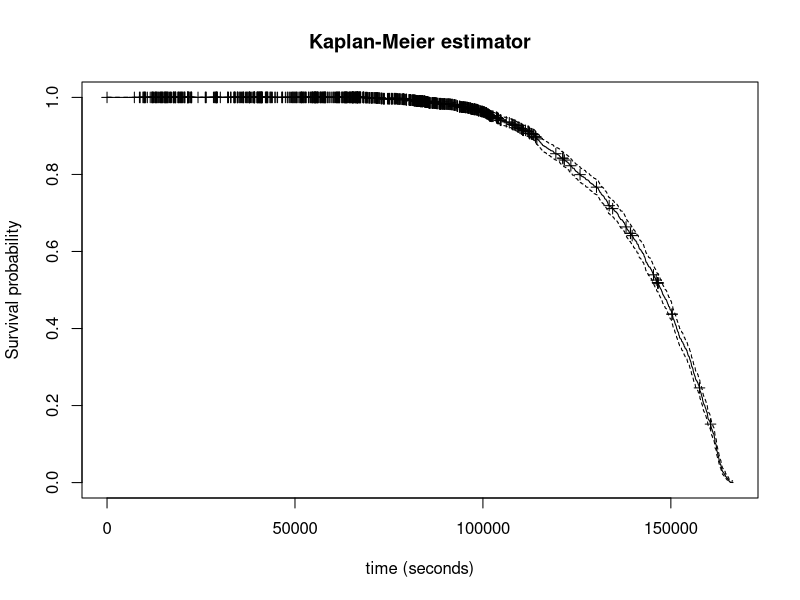
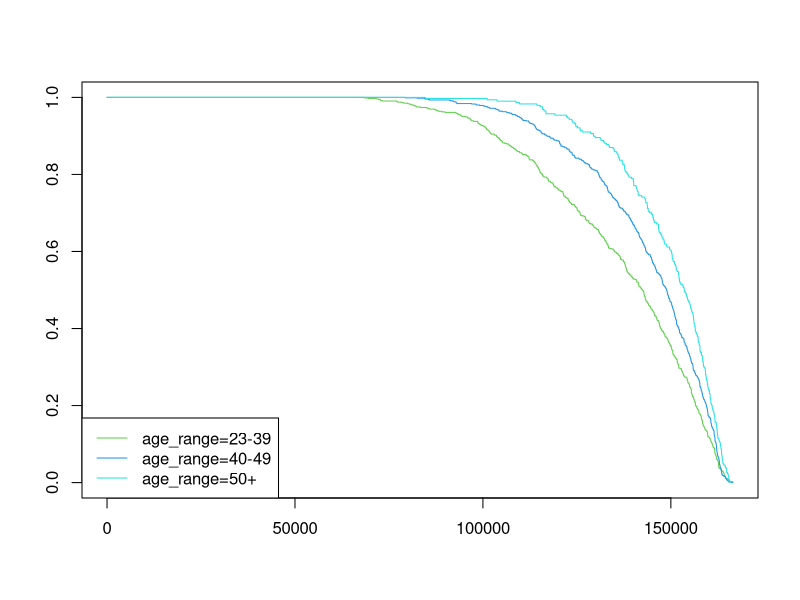
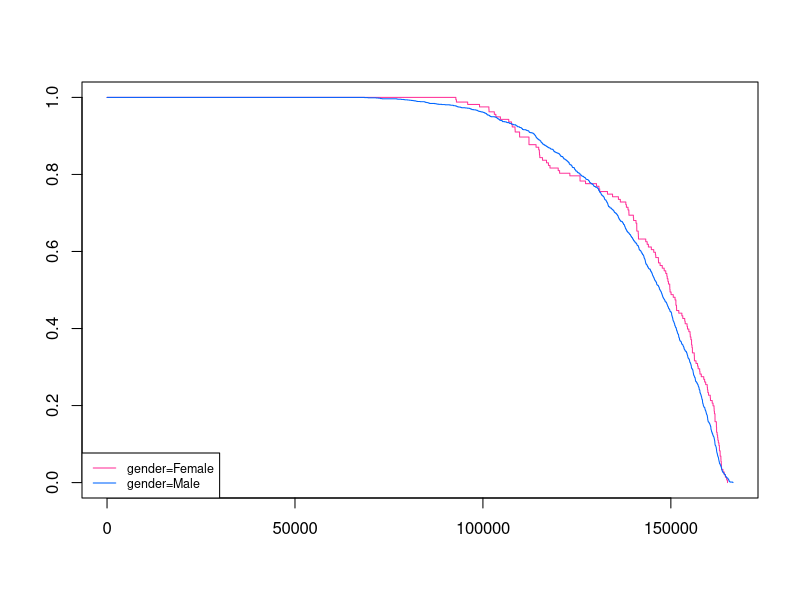
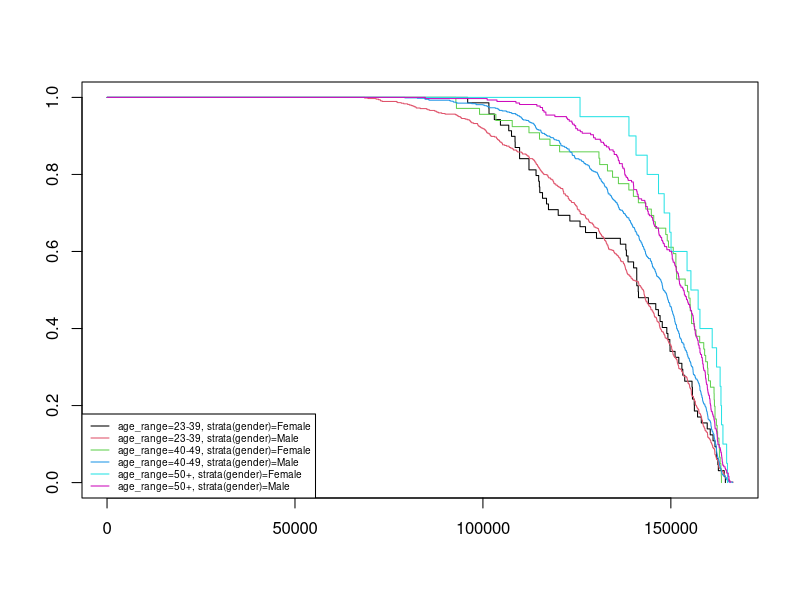

Here is the R script that generated these plots, in order:
## ---- chunk 1
library(tidyverse)
library(broom)
library(dplyr)
library(survival)
library(lubridate)
## ---- chunk 2
# Data preparation
setwd ('C:/Users/romai/Documents/DSTI/21-Survival Analysis/UTMB')

data_utmb17 <- read_csv("utmb_2017.csv", col_names = TRUE)

problems(data_utmb17)
colnames(data_utmb17)
str(data_utmb17)
## ---- chunk 3
#delete 1st column (useless)
data_utmb17 <- data_utmb17[,-1] 
## ---- chunk 4
#create a column gender & age from category + status (1 = finisher; 0 = DNF / not finisher)
data_utmb17 <-data_utmb17 |>
  mutate(gender = case_when(
    endsWith(category, " H") ~ "Male",
    endsWith(category, " F") ~ "Female"),
    age = substring(data_utmb17$category, first=1, last=2),
    status = case_when(time != 'NA' ~ 1, TRUE ~ 0),
    .after ="category")
## ---- chunk 5
data_utmb17$highesttime <- apply(data_utmb17[11:35], 1, function(x) max(x, na.rm = TRUE))
data_utmb17<-data_utmb17|>
  mutate(highesttime = replace_na(highesttime, '00:00:00'))
## ---- chunk 6
data_utmb17$timetoevent<- lubridate::hms(data_utmb17$highesttime)
data_utmb17$timetoevent<- period_to_seconds(data_utmb17$timetoevent)

## ---- chunk 7
data_utmb17<- data_utmb17[,-11:-34]
colnames(data_utmb17)
## ---- chunk 8
data_utmb17<-  data_utmb17[,-c(2,3,4,8,9,10)]
## ---- chunk 9
age_range <- tibble('age' =
                      c("V1", "V2","V3", "V4", "SE"),
                    'age_range' = c("40-49", "50-59", "60-69", "70+", "23-39")
                    )
data_utmb17 <- data_utmb17 |> inner_join(age_range,by = "age")

#Move column "age_range" just after column "age"
data_utmb17 <- data_utmb17  %>% relocate("age_range", .after = "age")
## ---- chunk 10
table(data_utmb17$age_range)
## ---- chunk 11
data_utmb17 ["age_range"] [data_utmb17 ["age_range"] == "60-69"]<- "60+"
data_utmb17 ["age_range"] [data_utmb17 ["age_range"] == "70+"]<- "60+"
## ---- chunk 12
table(data_utmb17$age_range)
## ---- chunk 13
data_utmb17 ["age_range"] [data_utmb17 ["age_range"] == "50-59"] <- "50+"
data_utmb17 ["age_range"] [data_utmb17 ["age_range"] == "60+"]<- "50+"
table(data_utmb17$age_range)
## ---- chunk 14
#Kaplan-Meier
fit.KM <- survfit(Surv(timetoevent, status) ~ 1, data = data_utmb17)
summary(fit.KM)
fit.KM

plot(fit.KM, mark.time = TRUE,
     main = "Kaplan-Meier estimator",
     ylab = "Survival probability",
     xlab = "time (seconds)")

## ---- chunk 15

fit.KMage <- survfit(Surv(timetoevent, status) ~ age_range, data = data_utmb17)
fit.KMage

plot(fit.KMage, col = 3:8)
legend("bottomleft", lty = 1, col = 3:8, legend = names(fit.KMage$strata))
## ---- chunk 16
diff.KMage <- survdiff(Surv(timetoevent, status) ~ age_range, data = data_utmb17)
diff.KMage

## ---- chunk 17
cox.age<- coxph(Surv(timetoevent, status) ~ age_range, data = data_utmb17)
summary(cox.age)
## ---- chunk 18
## Kaplan-Meier
fit.KMgender <- survfit(Surv(timetoevent, status) ~ gender, data = data_utmb17)
fit.KMgender

plot(fit.KMgender, col = c("#FF3399", "#0066FF"),pch = 19)
legend("bottomleft", lty = 1, col = c("#FF3399", "#0066FF"), cex= 0.75, legend = names(fit.KMgender$strata))


## ---- chunk 19
##log rank test by gender
diff.KMgender <- survdiff(Surv(timetoevent, status) ~ gender, data = data_utmb17)
diff.KMgender
##The p-value is large (p=0.1): the difference *is not* statistically significant.
## ---- chunk 20
## semi-parametric Cox regression
cox.gender<- coxph(Surv(timetoevent, status) ~ gender, data = data_utmb17)
summary(cox.gender)
## ---- chunk 21
## Kaplan-Meier
fit.KMage_gender <- survfit(Surv(timetoevent, status) ~ age_range + strata(gender), data = data_utmb17)
fit.KMage_gender

plot(fit.KMage_gender, col = 1:9)
legend("bottomleft",lty = 1, col = 1:9, legend = names(fit.KMage_gender$strata), cex= 0.6, box.lty=1)
## ---- chunk 22
##log rank test by gender
diff.KMage_gender1 <- survdiff(Surv(timetoevent, status) ~ gender + age_range, data = data_utmb17)
diff.KMage_gender1

## ---- chunk 23
diff.KMage_gender2 <- survdiff(Surv(timetoevent, status) ~ gender + strata(age_range), data = data_utmb17)
diff.KMage_gender2
## ---- chunk 24
## semi-parametric Cox regression
cox.age_gender<- coxph(Surv(timetoevent, status) ~ gender + age_range, data = data_utmb17)
summary(cox.age_gender)
